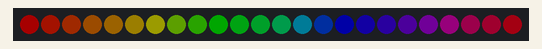
This sketch was run on a simulated Arduino Uno, built with avr-gcc and run on an emulated ATmega328P. Parts: 24 RGB LEDs in strip order, left to right. Dim RGB values are drawn brighter than linear.

Above: at 0.15 s.
At 1.65 s:
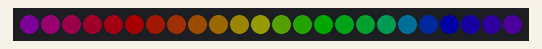
At 4.65 s:
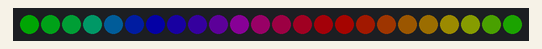
At 10.06 s:
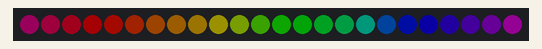
At 15.77 s:
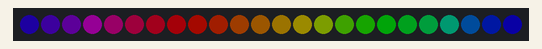
At 20.27 s:
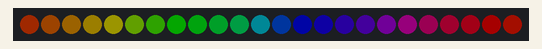

Measured:
- by itself, everything shown: repeats every 19.2 s, in 64 steps

The sketch:

spinning_rainbow.ino
```cpp
#include <FastLED.h>

#define NUMPIXELS 24  // Number of pixels in the ring
#define DATA_PIN 9    // Pin to which the LED ring is connected

// Define the LED array
CRGB leds[NUMPIXELS];

void setup() {
  FastLED.addLeds<NEOPIXEL, DATA_PIN>(leds, NUMPIXELS); // Initialize the LED array
}

void loop() {
  for (long firstPixelHue = 0; firstPixelHue < 256; firstPixelHue += 1) {
    for (int i = 0; i < NUMPIXELS; i++) {
      // Calculate the hue for each pixel
      int pixelHue = firstPixelHue + (i * 256L / NUMPIXELS);
      leds[i] = CHSV(pixelHue, 255, 100); // Set pixel color based on hue
    }
    FastLED.show();  // Update the LED strip
    delay(1);       // Pause for a moment
  }
}
```
